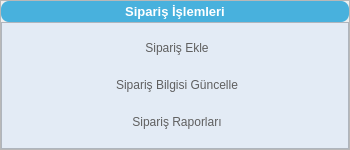
<?xml version="1.0" encoding="UTF-8"?>
<ui version="4.0">
 <class>Form</class>
 <widget class="QWidget" name="Form">
  <property name="geometry">
   <rect>
    <x>0</x>
    <y>0</y>
    <width>350</width>
    <height>150</height>
   </rect>
  </property>
  <property name="minimumSize">
   <size>
    <width>350</width>
    <height>150</height>
   </size>
  </property>
  <property name="maximumSize">
   <size>
    <width>350</width>
    <height>150</height>
   </size>
  </property>
  <property name="windowTitle">
   <string>Form</string>
  </property>
  <layout class="QVBoxLayout" name="verticalLayout_3">
   <property name="spacing">
    <number>0</number>
   </property>
   <property name="leftMargin">
    <number>0</number>
   </property>
   <property name="topMargin">
    <number>0</number>
   </property>
   <property name="rightMargin">
    <number>0</number>
   </property>
   <property name="bottomMargin">
    <number>0</number>
   </property>
   <item>
    <widget class="QFrame" name="frameOrder">
     <property name="frameShape">
      <enum>QFrame::StyledPanel</enum>
     </property>
     <property name="frameShadow">
      <enum>QFrame::Raised</enum>
     </property>
     <layout class="QVBoxLayout" name="verticalLayout_2">
      <property name="spacing">
       <number>0</number>
      </property>
      <property name="leftMargin">
       <number>0</number>
      </property>
      <property name="topMargin">
       <number>0</number>
      </property>
      <property name="rightMargin">
       <number>0</number>
      </property>
      <property name="bottomMargin">
       <number>0</number>
      </property>
      <item>
       <widget class="QPushButton" name="pushButtonOrder">
        <property name="font">
         <font>
          <family>Segoe UI</family>
          <pointsize>10</pointsize>
          <weight>75</weight>
          <italic>false</italic>
          <bold>true</bold>
         </font>
        </property>
        <property name="styleSheet">
         <string notr="true">QPushButton {
    background-color: #48B1DD;
    color: white;
    border: none;
    border-radius: 8px;
    padding: 3px 5px 3px 5px;
    font: bold 10pt &quot;Segoe UI&quot;;
    text-align: center;
}
</string>
        </property>
        <property name="text">
         <string>Sipariş İşlemleri</string>
        </property>
        <property name="checkable">
         <bool>true</bool>
        </property>
       </widget>
      </item>
      <item>
       <widget class="QFrame" name="frameOrderDropdown">
        <property name="styleSheet">
         <string notr="true">QPushButton {
    background-color: transparent;
    color: #5F5F5F;
    border-radius: 6px;
    padding: 5px 10px 5px 14px;
    font: 9pt &quot;Segoe UI&quot;;
    qproperty-icon: url(:/icons/arrow-down-dark.svg);
    qproperty-iconSize: 10px 10px;
    text-align: center;
}
QPushButton:pressed {
    qproperty-icon: url(:/icons/arrow-up-dark.svg);
    background-color: #e6e6e6;
}
QPushButton:hover {
    background-color: #e0e0e0;
}

QFrame{
	background-color: #e3ebf5
}

</string>
        </property>
        <property name="frameShape">
         <enum>QFrame::StyledPanel</enum>
        </property>
        <property name="frameShadow">
         <enum>QFrame::Raised</enum>
        </property>
        <layout class="QVBoxLayout" name="verticalLayout">
         <property name="spacing">
          <number>0</number>
         </property>
         <property name="leftMargin">
          <number>0</number>
         </property>
         <property name="topMargin">
          <number>0</number>
         </property>
         <property name="rightMargin">
          <number>0</number>
         </property>
         <property name="bottomMargin">
          <number>0</number>
         </property>
         <item>
          <widget class="QPushButton" name="pushButtonAddOrder">
           <property name="text">
            <string>Sipariş Ekle</string>
           </property>
          </widget>
         </item>
         <item>
          <widget class="QPushButton" name="pushButtonUpdateOrder">
           <property name="text">
            <string>Sipariş Bilgisi Güncelle</string>
           </property>
          </widget>
         </item>
         <item>
          <widget class="QPushButton" name="pushButtonReportOrder">
           <property name="text">
            <string>Sipariş Raporları</string>
           </property>
          </widget>
         </item>
        </layout>
       </widget>
      </item>
     </layout>
    </widget>
   </item>
  </layout>
 </widget>
 <resources/>
 <connections/>
</ui>
